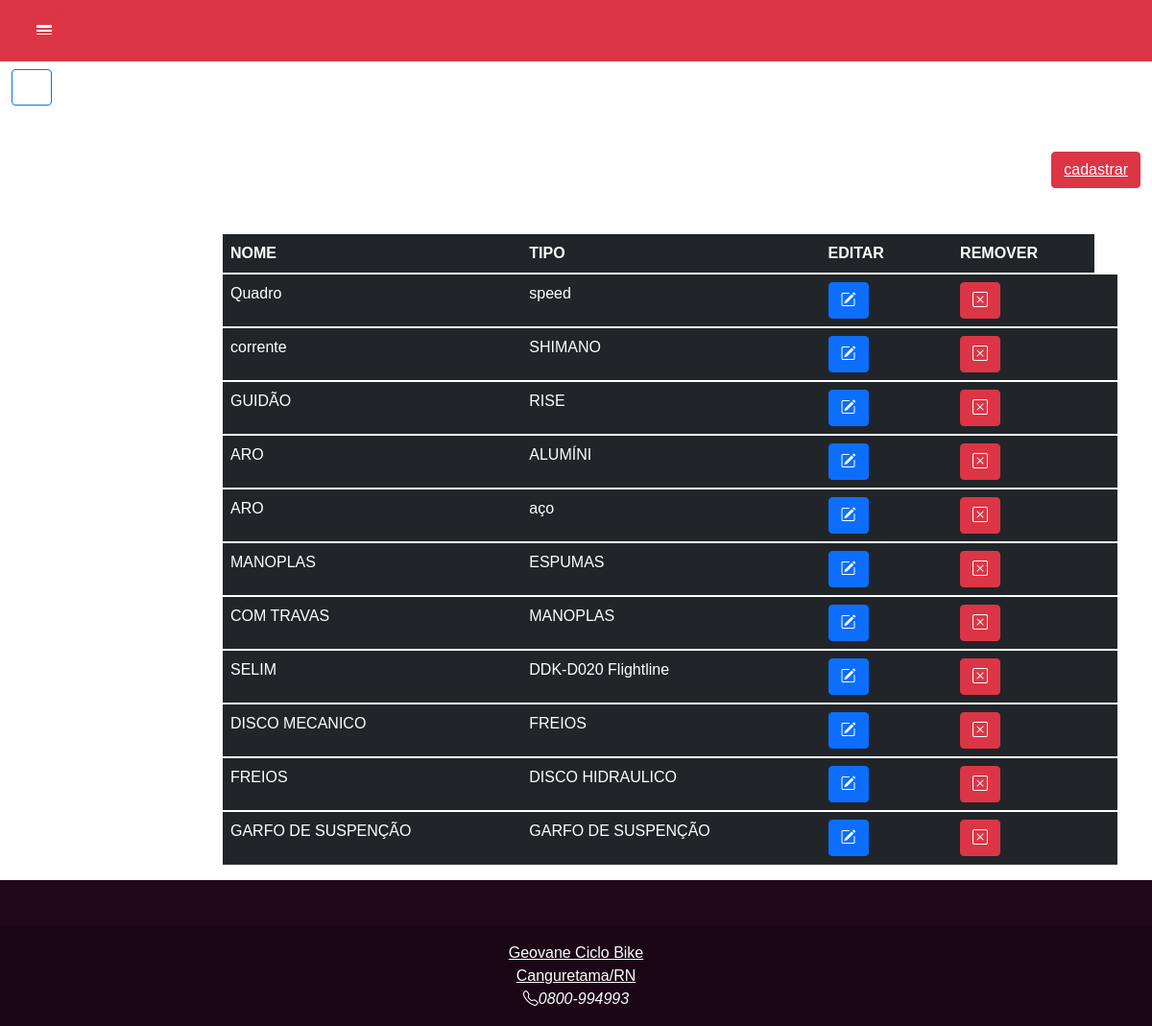
Page /lista_tipos/ on the committed database.
### core/models.py (models this page shows, shortened)
class Tipo_pecas(models.Model):
   nome=models.CharField('Nome', max_length=100)
   marca=models.CharField('Nome',max_length=50)

### core/views.py (the view)
# urls.py: path('lista_tipos/', lista_tipos, name='lista_tipos'),
def lista_tipos(request):
    lista=Tipo_pecas.objects.all()
    contexto={
        'lista_tipos':lista
    }
    return render(request,'tipos.html',contexto)

### templates/tipos.html (shortened to what this page needs)
<!DOCTYPE html>
<html lang="en">
<head>
    <link href="https://cdn.jsdelivr.net/npm/bootstrap@5.1.3/dist/css/bootstrap.min.css" rel="stylesheet"
>
  <link rel="stylesheet" href="https://cdn.jsdelivr.net/npm/bootstrap-icons@1.10.3/font/bootstrap-icons.css">
</head>
<body>
    <nav class="navbar navbar-danger bg-danger fixed-top ">
        <div class="container-fluid">
          <button class="navbar-toggler" type="button" data-bs-toggle="collapse"
            data-bs-target="#navbarToggleExternalContent" aria-controls="navbarToggleExternalContent" aria-expanded="false"
            aria-label="Toggle navigation">
            <a class="btn btn-danger" data-bs-toggle="offcanvas" href="#offcanvasExample" role="button"
              aria-controls="offcanvasExample">
              <i class="bi bi-border-width"></i>
            </a>
          </button>
        </div>
      </nav><br>
        <div class=" container-fluid">
        <div class="row mt-5">
          <div class="col-12">
            <button type="button" class="btn btn-outline-primary"><a  href="{% url 'perfil' %}"><i class="bi bi-arrow-left-square-fill"></i></a></button><td></td>
          </div>
        </div>
      </div>
     <div class="container-fluid">
        <div class="row mt-5">
          <div class="oi">
            <button type="button" class="btn btn-danger"><a  href="{% url 'tipos_cadastrar' %}">cadastrar</a></button>
          </div>
            <div>
                <main class="col-md-9 ms-sm-auto col-lg-10 px-md-4 mt-5">
                    <table class="table table-dark">
                        <thead>
                            <tr>
                              <th scope="col">NOME</th>
                              <th scope="col">TIPO</th>
                              <th scope="col">EDITAR</th>
                              <th scope="col"></th>
                              <th scope="col">REMOVER</th>
                            </tr>
                          </thead>
                          {% for Tipo_pecas in lista_tipos %}
                          <tbody class="table-group-divider">
                            <tr>
                              <td>{{Tipo_pecas.nome}}</td>
                              <td>{{Tipo_pecas.marca}}</td>
                              <td><button type="button" class="btn btn-primary"><a  href="{% url 'editar' Tipo_pecas.id %}"><i class="bi bi-pencil-square"></i></a></button><td>
                              <td><button type="button" class="btn btn-danger"><a  href="{% url 'remover' Tipo_pecas.id %}"><i class="bi bi-x-square"></i></a></button><td>
                            </tr>
                           <div>
                            {% empty %}
                            Nenhum tipos de peças cadastradas</p>
                            {% endfor %}
                           </div>
                         </tbody>
                      </table>
            </div>
        </div>
     </div>
      <footer class="text-center text-white" style="background-color: #21081a;">
        <div class="container p-4"></div>
        <div class="text-center p-3" style="background-color: rgba(0, 0, 0, 0.2);">
            <a class="text-white" href="https://mdbootstrap.com/">Geovane Ciclo Bike</a><br>
            <a class="text-white" href="https://mdbootstrap.com/">Canguretama/RN</a><br>
            <i class="bi bi-telephone">0800-994993</i>
        </div>
    </footer>
</body>
</html>

### templates/tipos.html (style rules this page uses)
a { color: white; }
body { background: linear-gradient(45deg, #ffffff , #ffffff ); font-famil: 'Gill Sans', 'Gill Sans MT', calibri, 'Trebuchet MS', sans-serif; background-image: url('https://img.freepik.com/fotos-premium/fundo-de-pecas-sobressalentes-de-bicicleta_263357-2544.jpg'); background-size: cover; background-repeat: no-repeat; font-family: Arial, Helvetica, sans-serif; height: 100%; width: 100%; }
.oi { text-align: right; }
footer { background-color: #363636; text-align: center; }

### rows in the picture
Tipo_pecas: nome "Quadro", marca "speed"
Tipo_pecas: nome "corrente", marca "SHIMANO"
Tipo_pecas: nome "GUIDÃO", marca "RISE"
Tipo_pecas: nome "ARO", marca "ALUMÍNI"
Tipo_pecas: nome "ARO", marca "aço"
Tipo_pecas: nome "MANOPLAS", marca "ESPUMAS"
Tipo_pecas: nome "COM TRAVAS", marca "MANOPLAS"
Tipo_pecas: nome "SELIM", marca "DDK-D020 Flightline"
Tipo_pecas: nome "DISCO MECANICO", marca "FREIOS"
Tipo_pecas: nome "FREIOS", marca "DISCO HIDRAULICO"
Tipo_pecas: nome "GARFO DE SUSPENÇÃO", marca "GARFO DE SUSPENÇÃO"
